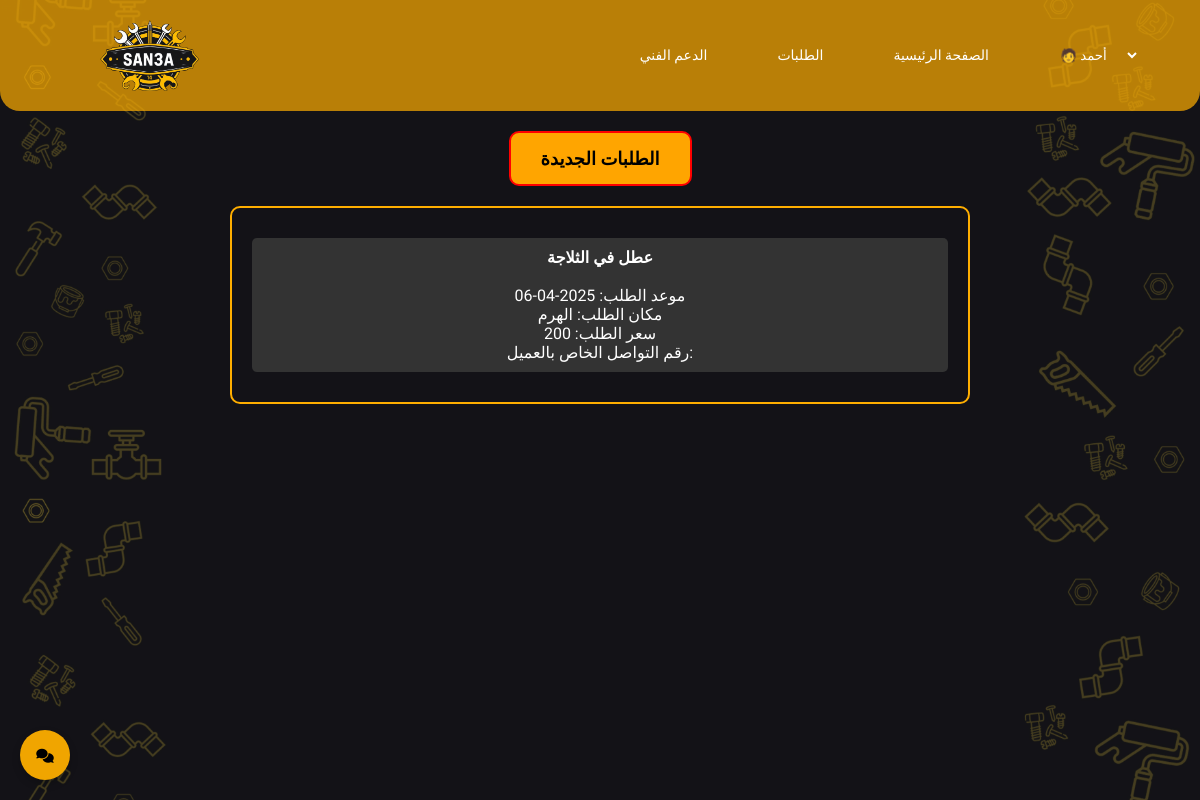
The app's page /Control.php (signed in) with its own data.
### tables this page shows
CREATE TABLE `tech_orders` (
  `order_ID` int(50) NOT NULL,
  `order_title` varchar(100) NOT NULL,
  `order_date` date DEFAULT current_timestamp(),
  `order_location` varchar(50) NOT NULL,
  `order_price` int(50) NOT NULL DEFAULT 200,
  `user_id` int(11) DEFAULT NULL,
  `tech_id` int(50) NOT NULL,
  `user_phone` varchar(15) DEFAULT NULL
);

### Control.php (the view, shortened to what this page needs)
<?php
    include "DBconn/conn.php";
    $currentID = $_SESSION['ID'];
    $SelectOrdersQuery = "SELECT
                            tech_orders.order_title,
                            tech_orders.order_date,
                            tech_orders.order_location,
                            tech_orders.order_price,
                            tech_orders.user_phone
                        FROM tech_orders
                        JOIN technicians ON technicians.user_id = tech_orders.tech_id
                        WHERE tech_orders.tech_id = $currentID";
    $result=mysqli_query($conn,$SelectOrdersQuery);
?>
<!DOCTYPE html>
<html lang="en">
<head>
    <link rel="stylesheet" href="./style/Control.css">
    <link rel="stylesheet" href="https://cdnjs.cloudflare.com/ajax/libs/font-awesome/6.7.2/css/all.min.css"
 />
</head>
<body>
    <?php include "header.php";?>
    <div class="dashboard">
        <div class="buttons">
            <button class="button active">الطلبات الجديدة</button>
        </div>
        <div class="requests">
            <?php
            if(mysqli_num_rows($result) > 0){
                    while($row = mysqli_fetch_assoc($result)){
                        echo '<div class="request-item">
                        <strong>' . $row['order_title'] . ' </strong>'.
                        ' <br><br> موعد الطلب: ' . $row['order_date'] .
                        ' <br> مكان الطلب: ' . $row['order_location'] .
                        ' <br> سعر الطلب: ' . $row['order_price'] .
                        ' <br> رقم التواصل الخاص بالعميل: ' . $row['user_phone'] .
                        '</div>';
                    }
                }
                else{
                    echo "<p class='error' style='color:red'>لا توجد طلبات في الوقت الحالي.</p>";
                }
                ?>
        </div>
    </div>
    <div class="chat-icon" id="chatIcon">
        <i class="fa-solid fa-comments fa-sm" style="color: #000000;"></i>
    </div>
</body>
</html>

### style/control.css (style rules this page uses)
body { background: url(../Resorces/background.jpg); font-family: "Tajawal", sans-serif; background-repeat: no-repeat; background-position: absolute; background-size: cover; height:100vh; margin: 0px; }
.dashboard { padding: 20px; text-align: center; }
.buttons { display: flex; justify-content: center; gap: 20px; margin-bottom: 20px; }
.button { background-color: #ffa500; border: none; padding: 15px 30px; border-radius: 10px; cursor: pointer; font-size: 18px; font-weight: bold; font-family: "Tajawal", sans-serif; }
.active { border: 2px solid rgb(255, 0, 0); }
.requests { border: 2px solid #ffae00; padding: 20px; border-radius: 10px; width: 60%; margin: auto; color: white; }
.request-item { background-color: #333; padding: 10px; margin: 10px 0; border-radius: 5px; }
.chat-icon { position: fixed; bottom: 20px; left: 20px; width: 50px; height: 50px; background-color: #f0a500; border-radius: 50%; display: flex; justify-content: center; align-items: center; cursor: pointer; box-shadow: 0 4px 8px rgba(0, 0, 0, 0.2); }

### records on screen
tech_orders: order_title "عطل في الثلاجة", order_date "2025-04-06", order_location "الهرم", order_price "200"
